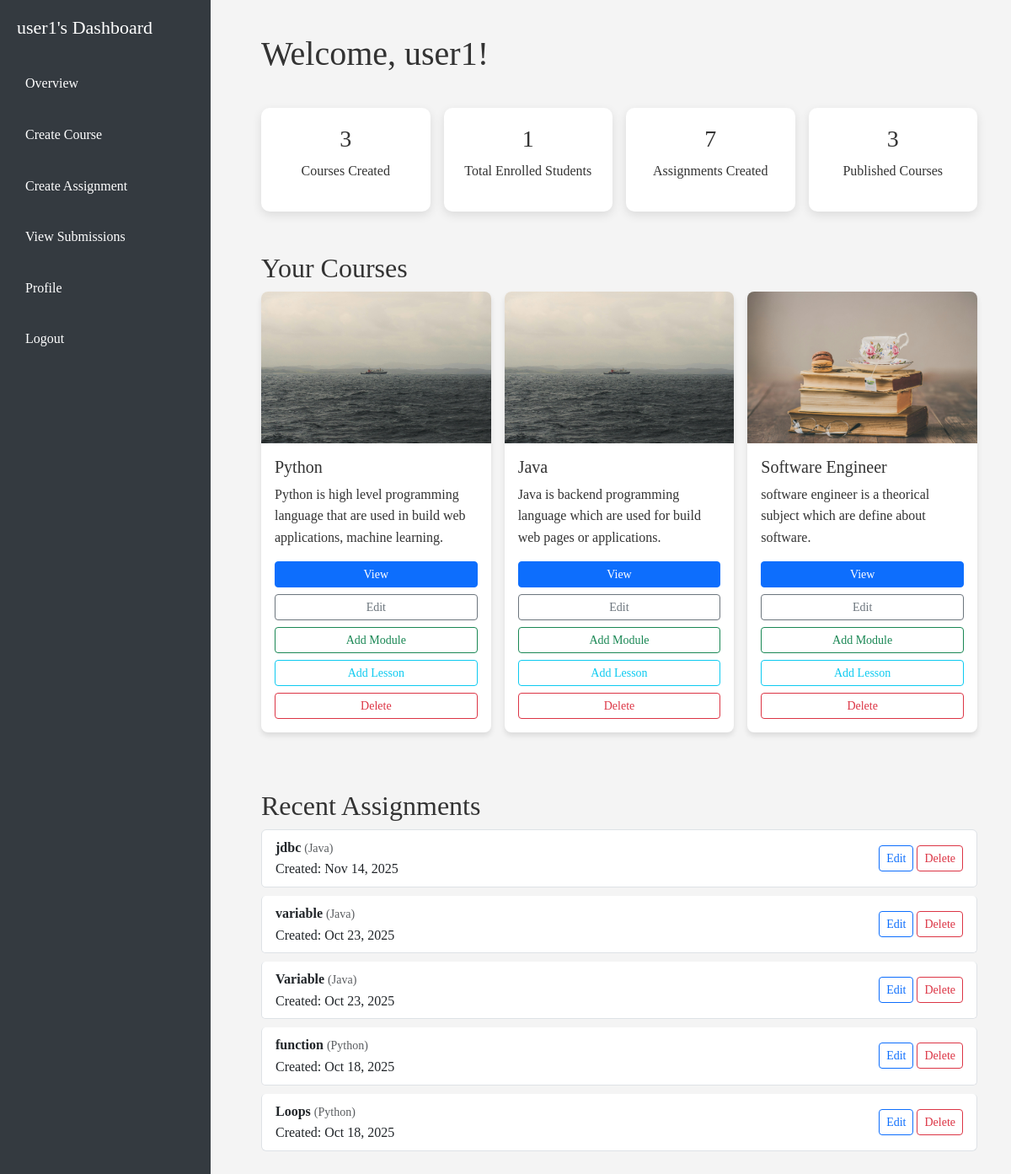
/lms/instructor_dashboard (signed in), run on the app's committed database.
### lms/models.py (models this page shows, shortened)
class Course(models.Model):
    LEVEL_CHOICES = [
        ('beginner', 'Beginner'),
        ('intermediate', 'Intermediate'),
        ('advanced', 'Advanced'),
    ]
    title = models.CharField(max_length=200)
    description = models.TextField()
    instructor = models.ForeignKey(User, on_delete=models.CASCADE, related_name='courses_taught')
    category = models.ForeignKey(CourseCategory, on_delete=models.SET_NULL, null=True)
    level = models.CharField(max_length=20, choices=LEVEL_CHOICES, default='beginner')
    price = models.DecimalField(max_digits=10, decimal_places=2, default=0.00)
    duration_hours = models.PositiveIntegerField(default=0)
    thumbnail = models.ImageField(upload_to='course_thumbnails/', blank=True, null=True)
    is_published = models.BooleanField(default=False)
    created_at = models.DateTimeField(auto_now_add=True)
    updated_at = models.DateTimeField(auto_now=True)

class Assignment(models.Model):
    course = models.ForeignKey(Course, on_delete=models.CASCADE, related_name='assignments', null=True, blank=True)
    title = models.CharField(max_length=200)
    description = models.TextField()
    due_date = models.DateTimeField()
    created_by = models.ForeignKey(User, on_delete=models.CASCADE, related_name='assignments', null=True, blank=True)
    max_points = models.PositiveIntegerField(default=100)
    created_at = models.DateTimeField(auto_now_add=True)
    is_published = models.BooleanField(default=False)

### lms/views.py (the view)
# urls.py: path('instructor_dashboard', instructor_dashboard, name='instructor_dashboard'),
@login_required
def instructor_dashboard(request):
    user = request.user
    courses = Course.objects.filter(instructor=user)
    total_courses = courses.count()
    total_students = Enrollment.objects.filter(course__in=courses).values('student').distinct().count()
    total_assignments = sum(course.assignments.count() for course in courses)
    recent_assignments = []
    for course in courses:
        recent_assignments.extend(course.assignments.all().order_by('-created_at')[:5])
    recent_assignments = sorted(recent_assignments, key=lambda a: a.created_at, reverse=True)[:5]
    context = {
        'courses': courses,
        'total_courses': total_courses,
        'total_students': total_students,
        'total_assignments': total_assignments,
        'recent_assignments': recent_assignments,
    }
    return render(request, 'instructor_dashboard.html', context)

### templates/instructor_dashboard.html (shortened to what this page needs)
{% load static %}
<!DOCTYPE html>
<html lang="en">
<head>
  <link href="https://cdn.jsdelivr.net/npm/bootstrap@5.3.0/dist/css/bootstrap.min.css" rel="stylesheet">
</head>
<body>
  <div class="sidebar">
    <h2>{{ user.first_name }}'s Dashboard</h2>
    <a href="{% url 'instructor_dashboard' %}">Overview</a>
    <a href="{% url 'course_create' %}">Create Course</a>
    <a href="{% url 'assignment_create' %}">Create Assignment</a>
    <a href="{% url 'instructor_submitted_answers' %}">View Submissions</a>
    <a href="{% url 'instructor_profile' %}">Profile</a>
    <a href="{% url 'signout' %}">Logout</a>
  </div>
  <div class="main-content">
    <h1>Welcome, {{ user.first_name }}!</h1>
    <div class="row mb-4 mt-4 g-3">
      <div class="col-md-3">
        <div class="stat-card">
          <h3>{{ total_courses }}</h3>
          <p>Courses Created</p>
        </div>
      </div>
      <div class="col-md-3">
        <div class="stat-card">
          <h3>{{ total_students }}</h3>
          <p>Total Enrolled Students</p>
        </div>
      </div>
      <div class="col-md-3">
        <div class="stat-card">
          <h3>{{ total_assignments }}</h3>
          <p>Assignments Created</p>
        </div>
      </div>
      <div class="col-md-3">
        <div class="stat-card">
          <h3>{{ total_courses }}</h3>
          <p>Published Courses</p>
        </div>
      </div>
    </div>
    <h2 class="mt-5">Your Courses</h2>
    <div class="row g-3">
      {% for course in courses %}
      <div class="col-md-4">
        <div class="course-card">
          {% if course.thumbnail %}
          <img src="{{ course.thumbnail.url }}" alt="{{ course.title }}" class="card-img-top">
          {% else %}
          <img src="{% static 'images/pic1.jpg' %}" alt="Default thumbnail" class="card-img-top">
          {% endif %}
          <div class="p-3">
            <h5>{{ course.title }}</h5>
            <p>{{ course.description|truncatewords:20 }}</p>
            <div class="d-flex flex-column gap-2">
              <a href="{% url 'course_detail' course.id %}" class="btn btn-sm btn-primary">View</a>
              <a href="{% url 'course_edit' course.id %}" class="btn btn-sm btn-outline-secondary">Edit</a>
              <a href="{% url 'create_module' course.id %}" class="btn btn-sm btn-outline-success">Add Module</a>
              <a href="{% url 'create_lesson' course.id %}" class="btn btn-sm btn-outline-info">Add Lesson</a>
              <a href="{% url 'course_delete' course.id %}" class="btn btn-sm btn-outline-danger"
                 onclick="return confirm('Are you sure you want to delete this course?');">Delete</a>
            </div>
          </div>
        </div>
      </div>
      {% empty %}
      <p>You haven’t created any courses yet. <a href="{% url 'course_create' %}">Create one now!</a></p>
      {% endfor %}
    </div>
    <h2 class="mt-5">Recent Assignments</h2>
    {% if recent_assignments %}
    <ul class="list-group mb-4">
      {% for assignment in recent_assignments %}
      <li class="list-group-item d-flex justify-content-between align-items-center">
        <div>
          <strong>{{ assignment.title }}</strong>
          <small class="text-muted">({{ assignment.course.title }})</small><br>
          Created: {{ assignment.created_at|date:"M d, Y" }}
        </div>
        <div>
          <a href="{% url 'assignment_edit' assignment.id %}" class="btn btn-sm btn-outline-primary">Edit</a>
          <a href="{% url 'assignment_delete' assignment.id %}" class="btn btn-sm btn-outline-danger"
             onclick="return confirm('Delete this assignment?');">Delete</a>
        </div>
      </li>
      {% endfor %}
    </ul>
    {% else %}
    <p>No recent assignments created.</p>
    {% endif %}
  </div>
</body>
</html>

### templates/instructor_dashboard.html (style rules this page uses)
body { font-family: "Times New Roman", serif; line-height: 1.6; color: #333; background: #f4f4f4; margin: 0; }
.sidebar { position: fixed; top: 0; left: 0; width: 250px; height: 100%; background: #343a40; color: #fff; display: flex; flex-direction: column; padding: 20px; }
.sidebar h2 { font-size: 22px; margin-bottom: 30px; }
.sidebar a { color: #fff; text-decoration: none; margin-bottom: 15px; padding: 10px; border-radius: 5px; display: block; }
.main-content { margin-left: 270px; padding: 40px; }
.stat-card { background: #fff; padding: 20px; border-radius: 10px; box-shadow: 0 4px 12px rgba(0,0,0,0.1); text-align: center; transition: transform 0.3s ease, box-shadow 0.3s ease; }
.course-card { display: flex; flex-direction: column; border: none; box-shadow: 0 4px 6px rgba(0,0,0,0.1); transition: transform 0.3s ease, box-shadow 0.3s ease; background: #fff; border-radius: 0.5rem; overflow: hidden; margin-bottom: 20px; padding: 0; }
.course-card img { max-height: 180px; object-fit: cover; width: 100%; }
.list-group-item { border-radius: 5px; margin-bottom: 10px; }

### data on the page
Course: thumbnail (picture), title "Python", description "Python is high level programming language that are used in build web applications, machine learning."
Course: thumbnail (picture), title "Java", description "Java is backend programming language which are used for build web pages or applications."
Course: thumbnail (picture), title "Software Engineer", description "software engineer is a theorical subject which are define about software."
Assignment: title "jdbc", course "Java", created_at "Nov 14, 2025"
Assignment: title "variable", course "Java", created_at "Oct 23, 2025"
Assignment: title "Variable", course "Java", created_at "Oct 23, 2025"
Assignment: title "function", course "Python", created_at "Oct 18, 2025"
Assignment: title "Loops", course "Python", created_at "Oct 18, 2025"

### other printed values
{{ user.first_name }} "user1"
{{ total_courses }} "3"
{{ total_students }} "1"
{{ total_assignments }} "7"
